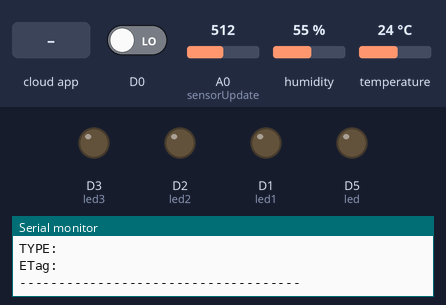
Simulated run of this sketch. Board: ESP8266 (NodeMCU). Parts: output pins drawn as LEDs (lit = HIGH), the last lines printed to the serial monitor. The test bench sets the inputs (shaded band); at power-on: D0 LOW, A0 (sensorUpdate) = 512, humidity 55 %, temperature 24 °C. WiFi joins after 1.5 s; servers stay silent unless stated; the Firebase database answers and starts empty.

Above: at 2.7 s.
2.8 s: the phone or cloud app sets fan to 1
At 4.1 s:
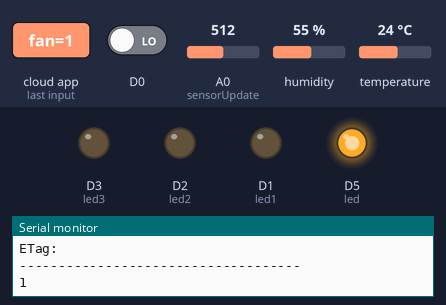
5.2 s: the phone or cloud app sets mis to 1
At 6.1 s:
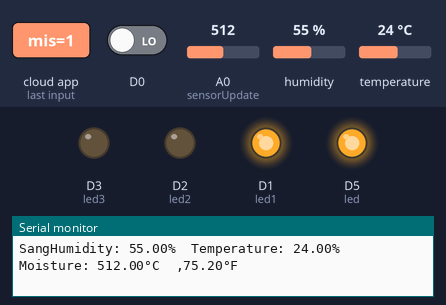
6.8 s: the phone or cloud app sets lamp to 1
At 7.3 s:
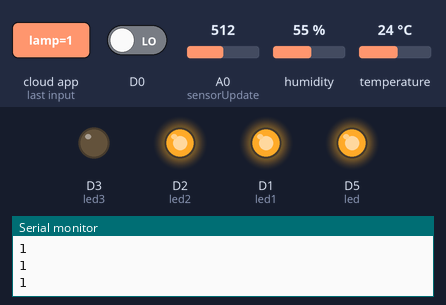
8.4 s: the phone or cloud app sets pump to 1
At 9.4 s:
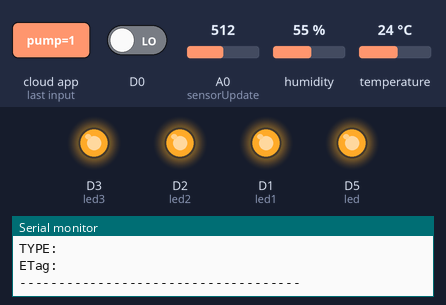
10.1 s: the phone or cloud app sets fan to 0
At 11.5 s:
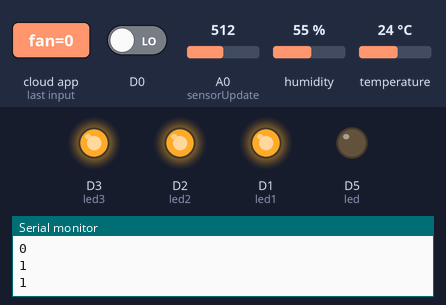
12.5 s: the phone or cloud app sets mis to 0
At 13.9 s:
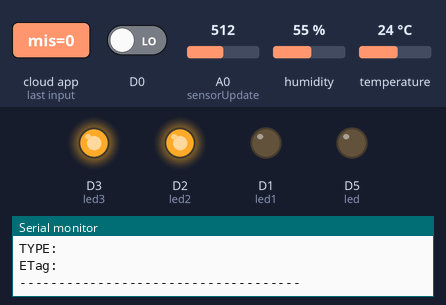
Timing chart, 0 to 15.1 s (numbered marks = the images above; inputs shaded):
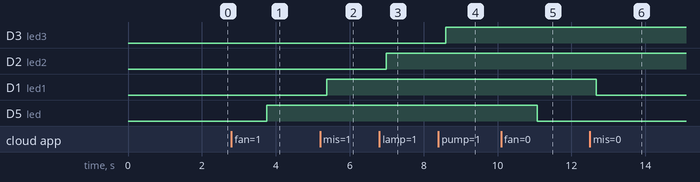

Measured:
- after the input at 2.8 s, D5 (led): LOW → HIGH after 0.96 s
- after the input at 5.2 s, D1 (led1): LOW → HIGH after 0.18 s
- after the input at 6.8 s, D2 (led2): LOW → HIGH after 0.18 s
- after the input at 8.4 s, D3 (led3): LOW → HIGH after 0.20 s
- after the input at 10.1 s, D5 (led): HIGH → LOW after 0.98 s
- after the input at 12.5 s, D1 (led1): HIGH → LOW after 0.18 s

The sketch:

ProjectTKHN.ino
```cpp
#include "FirebaseESP8266.h"
#include <ESP8266WiFi.h>
#include <DHT.h>


#define FIREBASE_HOST "projecttkhn.firebaseio.com"
#define FIREBASE_AUTH "HGjYsUwIe1wIpo9Xp7YXJMOiLBjJyJzDcQr3bvSY"
#define WIFI_SSID "FPT Telecom"
#define WIFI_PASSWORD "12345678"

#define DHTPIN 2
#define led  D5
#define led1  D1
#define led2 D2
#define led3  D3

#define DHTTYPE    DHT11
DHT dht(DHTPIN, DHTTYPE);

String apiKey = "MCQXAFCMLS1XX45C";

const char* server = "api.thingspeak.com";

WiFiClient client;


//Define FirebaseESP8266 data object
FirebaseData firebaseData;
FirebaseData ledData;
FirebaseData ledData1;
FirebaseData ledData2;
FirebaseData ledData3;
FirebaseJson json;


void setup()
{

  Serial.begin(9600);

  dht.begin();
  pinMode(led,OUTPUT);
  pinMode(led1,OUTPUT);
  pinMode(led2,OUTPUT);
  pinMode(led3,OUTPUT);

  WiFi.begin(WIFI_SSID, WIFI_PASSWORD);
  Serial.print("Connecting to Wi-Fi");
  while (WiFi.status() != WL_CONNECTED)
  {
    Serial.print(".");
    delay(300);
  }
  Serial.println();
  Serial.print("Connected with IP: ");
  Serial.println(WiFi.localIP());
  Serial.println();

  Firebase.begin(FIREBASE_HOST, FIREBASE_AUTH);
  Firebase.reconnectWiFi(true);

}
float doAmDat(){
  float moisture_value = analogRead(A0);
  float value_moi = moisture_value/10;
  return value_moi;
}

void sensorUpdate(){

  float h = dht.readHumidity();

  float t = dht.readTemperature();

  float f = dht.readTemperature(true);

  float moisture_value = analogRead(A0);
  float value_moi = map(moisture_value, 0 , 1023, 0, 100);
  value_moi = 100 - value_moi;


  if (isnan(h) || isnan(t) || isnan(f)||isnan(value_moi)) {
    Serial.println(F("Failed to read from sensor!"));
    return;
  }
  if(digitalRead(D0)==1){
    Serial.print("Toi");
    Firebase.setString(firebaseData, "/Sensor/light","Trời tối");
  }
  else{
    Serial.print("Sang");
    Firebase.setString(firebaseData,"/Sensor/light","Trời sáng");
  }

  Serial.print(F("Humidity: "));
  Serial.print(h);
  Serial.print(F("%  Temperature: "));
  Serial.print(t);
  Serial.print(F("% Moisture: "));
  Serial.print(moisture_value);
  Serial.print(F("°C  ,"));
  Serial.print(f);
  Serial.println(F("°F  "));


  if (Firebase.setInt(firebaseData, "/Sensor/temperature", t))
  {
    Serial.println("PASSED");
    Serial.println("PATH: " + firebaseData.dataPath());
    Serial.println("TYPE: " + firebaseData.dataType());
    Serial.println("ETag: " + firebaseData.ETag());
    Serial.println("------------------------------------");
    Serial.println();
  }
  else
  {
    Serial.println("FAILED");
    Serial.println("REASON: " + firebaseData.errorReason());
    Serial.println("------------------------------------");
    Serial.println();
  }

  if (Firebase.setInt(firebaseData, "/Sensor/humidity", h))
  {
    Serial.println("PASSED");
    Serial.println("PATH: " + firebaseData.dataPath());
    Serial.println("TYPE: " + firebaseData.dataType());
    Serial.println("ETag: " + firebaseData.ETag());
    Serial.println("------------------------------------");
    Serial.println();
  }
  else
  {
    Serial.println("FAILED");
    Serial.println("REASON: " + firebaseData.errorReason());
    Serial.println("------------------------------------");
    Serial.println();
  }
   if (Firebase.setInt(firebaseData, "/Sensor/soilmoisture", value_moi))
  {
    Serial.println("PASSED");
    Serial.println("PATH: " + firebaseData.dataPath());
    Serial.println("TYPE: " + firebaseData.dataType());
    Serial.println("ETag: " + firebaseData.ETag());
    Serial.println("------------------------------------");
    Serial.println();
  }
  else
  {
    Serial.println("FAILED");
    Serial.println("REASON: " + firebaseData.errorReason());
    Serial.println("------------------------------------");
    Serial.println();
  }
}
void control(){
  if (Firebase.getString(ledData, "/Control/fan")){
    Serial.println(ledData.stringData());
    if (ledData.stringData() == "1") {
    digitalWrite(led, HIGH);
    }
  else if (ledData.stringData() == "0"){
    digitalWrite(led, LOW);
    }
  }
  if (Firebase.getString(ledData1, "/Control/mis")){
    Serial.println(ledData1.stringData());
    if (ledData1.stringData() == "1") {
    digitalWrite(led1, HIGH);
    }
  else if (ledData1.stringData() == "0"){
    digitalWrite(led1, LOW);
    }
  }
  if (Firebase.getString(ledData2, "/Control/lamp")){
    Serial.println(ledData2.stringData());
    if (ledData2.stringData() == "1") {
    digitalWrite(led2, HIGH);
    }
  else if (ledData2.stringData() == "0"){
    digitalWrite(led2, LOW);
    }
  }
  if (Firebase.getString(ledData3, "/Control/pump")){
    Serial.println(ledData3.stringData());
    if (ledData3.stringData() == "1") {
    digitalWrite(led3, HIGH);
    }
  else if (ledData3.stringData() == "0"){
    digitalWrite(led3, LOW);
    }
  }

  }
void loop() {
  sensorUpdate();
  control();

  float t = dht.readTemperature();
  float h = dht.readHumidity();
  float d = doAmDat();
   if (client.connect(server,80))   //   "184.106.153.149" or api.thingspeak.com
              {

                     String postStr = apiKey;
                     String body = "field1=" + String(t, 1) + "&field2=" + String(h, 1) + "&field3=" + String(d, 1);

                     client.print("POST /update HTTP/1.1\n");
                     client.print("Host: api.thingspeak.com\n");
                     client.print("Connection: close\n");
                     client.print("X-THINGSPEAKAPIKEY: "+apiKey+"\n");
                     client.print("Content-Type: application/x-www-form-urlencoded\n");
                     client.print("Content-Length: ");
                     client.print(body.length());
                     client.print("\n\n");
                     client.print(body);

                     Serial.print("Temperature: ");
                     Serial.print(t);
                     Serial.print(" degrees Celcius, Humidity: ");
                     Serial.print(h);
                     Serial.println("%. Send to Thingspeak.");
                }
}
```
